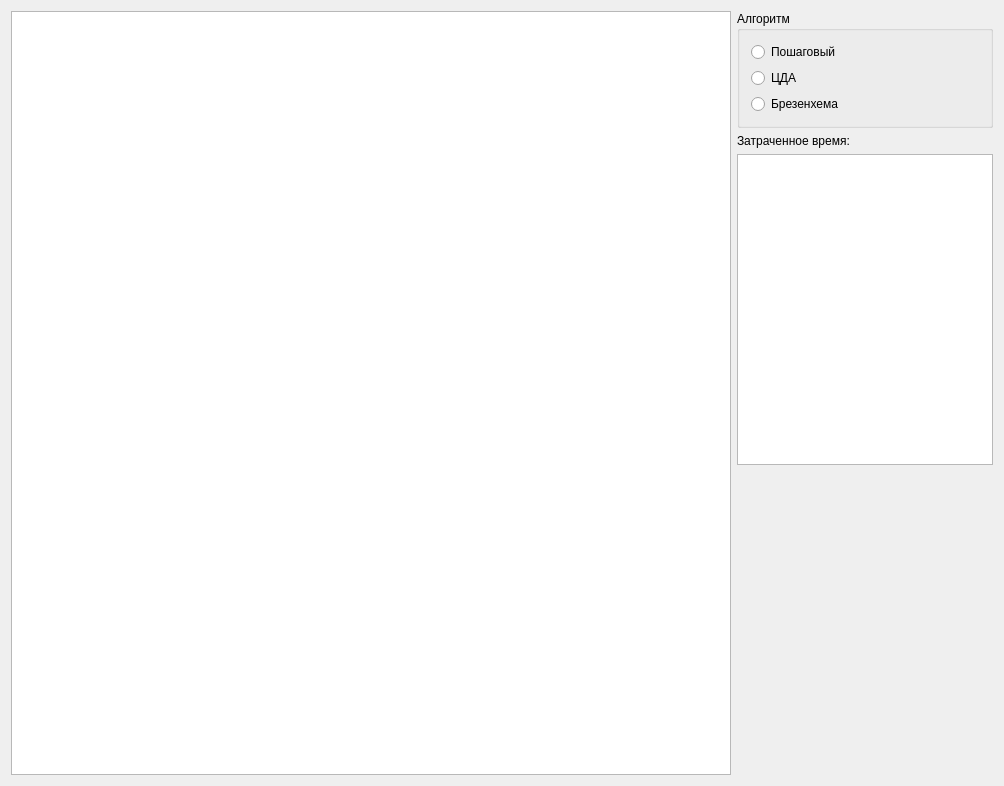
<?xml version="1.0" encoding="UTF-8"?>
<ui version="4.0">
 <class>MainWindow</class>
 <widget class="QMainWindow" name="MainWindow">
  <property name="geometry">
   <rect>
    <x>0</x>
    <y>0</y>
    <width>1004</width>
    <height>786</height>
   </rect>
  </property>
  <property name="windowTitle">
   <string>Растеризация отрезков</string>
  </property>
  <widget class="QWidget" name="centralWidget">
   <layout class="QHBoxLayout" name="horizontalLayout">
    <item>
     <widget class="LineGraphicsView" name="graphicsView">
      <property name="verticalScrollBarPolicy">
       <enum>Qt::ScrollBarAlwaysOff</enum>
      </property>
      <property name="horizontalScrollBarPolicy">
       <enum>Qt::ScrollBarAlwaysOff</enum>
      </property>
      <property name="viewportUpdateMode">
       <enum>QGraphicsView::FullViewportUpdate</enum>
      </property>
     </widget>
    </item>
    <item>
     <layout class="QVBoxLayout" name="verticalLayout">
      <item>
       <widget class="QGroupBox" name="groupBox">
        <property name="title">
         <string>Алгоритм</string>
        </property>
        <layout class="QVBoxLayout" name="verticalLayout_2">
         <item>
          <widget class="QRadioButton" name="rBtnStepwise">
           <property name="text">
            <string>Пошаговый</string>
           </property>
          </widget>
         </item>
         <item>
          <widget class="QRadioButton" name="rBtnDDA">
           <property name="text">
            <string>ЦДА</string>
           </property>
          </widget>
         </item>
         <item>
          <widget class="QRadioButton" name="rBtnBresenham">
           <property name="text">
            <string>Брезенхема</string>
           </property>
          </widget>
         </item>
        </layout>
       </widget>
      </item>
      <item>
       <widget class="QLabel" name="label">
        <property name="text">
         <string>Затраченное время:</string>
        </property>
       </widget>
      </item>
      <item>
       <widget class="QPlainTextEdit" name="plainTextEdit">
        <property name="sizePolicy">
         <sizepolicy hsizetype="Minimum" vsizetype="Expanding">
          <horstretch>0</horstretch>
          <verstretch>0</verstretch>
         </sizepolicy>
        </property>
       </widget>
      </item>
      <item>
       <spacer name="verticalSpacer">
        <property name="orientation">
         <enum>Qt::Vertical</enum>
        </property>
        <property name="sizeHint" stdset="0">
         <size>
          <width>20</width>
          <height>40</height>
         </size>
        </property>
       </spacer>
      </item>
     </layout>
    </item>
   </layout>
  </widget>
 </widget>
 <layoutdefault spacing="6" margin="11"/>
 <customwidgets>
  <customwidget>
   <class>LineGraphicsView</class>
   <extends>QGraphicsView</extends>
   <header>linegraphicsview.h</header>
   <slots>
    <signal>timeElapsed(qint64)</signal>
   </slots>
  </customwidget>
 </customwidgets>
 <resources/>
 <connections/>
</ui>
